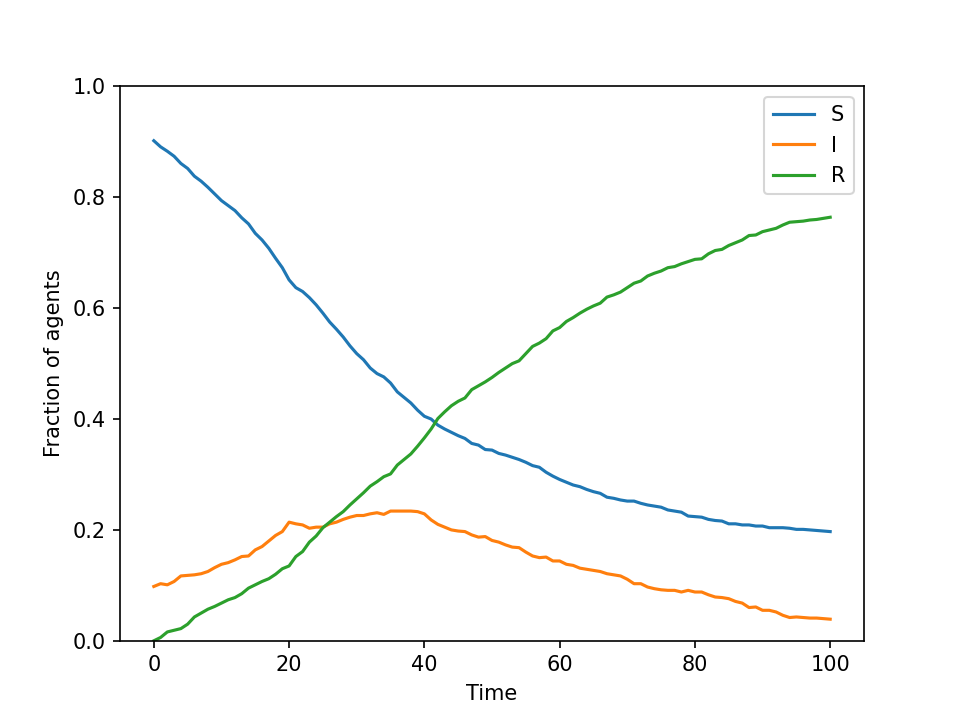

Recreate this plot in Python.
import torch
import networkx
import torch_geometric


class SIR(torch.nn.Module):
    def __init__(self, graph: networkx.Graph, n_timesteps: int, device: str = "cpu"):
        """
        Implements a differentiable SIR model on a graph.

        **Arguments:**

        - `graph`: a networkx graph
        - `n_timesteps`: the number of timesteps to run the model for
        - `device` : device to use (eg. "cpu" or "cuda:0")
        """
        super().__init__()
        self.n_timesteps = n_timesteps
        # convert graph from networkx to pytorch geometric
        self.graph = torch_geometric.utils.convert.from_networkx(graph).to(device)
        self.mp = SIRMessagePassing(aggr="add", node_dim=-1)

    def sample_bernoulli_gs(self, probs: torch.Tensor, tau: float = 0.1):
        """
        Samples from a Bernoulli distribution in a diferentiable way using Gumble-Softmax

        **Arguments:**

        - probs: a tensor of shape (n,) containing the probabilities of success for each trial
        - tau: the temperature of the Gumble-Softmax distribution
        """
        logits = torch.vstack((probs, 1 - probs)).T.log()
        gs_samples = torch.nn.functional.gumbel_softmax(logits, tau=tau, hard=True)
        return gs_samples[:, 0]

    def initialize(self, initial_fraction_infected):
        """
        Initializes the model setting the adequate number of initial infections.

        **Arguments**:

        - `initial_fraction_infected`: the fraction of infected agents at the beginning of the simulation
        """
        n_agents = self.graph.num_nodes
        # sample the initial infected nodes
        probs = initial_fraction_infected * torch.ones(n_agents, device=params.device)
        new_infected = self.sample_bernoulli_gs(probs)
        # set the initial state
        infected = new_infected
        susceptible = 1 - new_infected
        recovered = torch.zeros(n_agents, device=params.device)
        x = torch.vstack((infected, susceptible, recovered))
        return x.reshape(1, 3, n_agents)

    def step(self, beta, gamma, delta_t, x: torch.Tensor):
        """
        Runs the model forward for one timestep.

        **Arguments**:

        - `beta`: the infection probability
        - `gamma`: the recovery probability 
        - x: a tensor of shape (3, n_agents) containing the infected, susceptible, and recovered counts.
        """
        infected, susceptible, recovered = x[-1]
        # Get number of infected neighbors per node, return 0 if node is not susceptible.
        n_infected_neighbors = self.mp(self.graph.edge_index, infected, susceptible)
        n_neighbors = self.mp(self.graph.edge_index, torch.ones(len(infected)), torch.ones(len(susceptible)))
        # each contact has a beta chance of infecting a susceptible node
        prob_infection = 1.0 - torch.exp(-beta * n_infected_neighbors / n_neighbors * delta_t)
        prob_infection = torch.clip(prob_infection, min=1e-10, max=1.0)
        # sample the infected nodes
        new_infected = self.sample_bernoulli_gs(prob_infection)
        # sample recoverd people
        prob_recovery = gamma * infected
        prob_recovery = torch.clip(prob_recovery, min=1e-10, max=1.0)
        new_recovered = self.sample_bernoulli_gs(prob_recovery)
        # update the state of the agents
        infected = infected + new_infected - new_recovered
        susceptible = susceptible - new_infected
        recovered = recovered + new_recovered
        x = torch.vstack((infected, susceptible, recovered)).reshape(1, 3, -1)
        return x

    def observe(self, x: torch.Tensor):
        """
        Returns the total number of infected and recovered agents per time-step

        **Arguments**:

        - x: a tensor of shape (3, n_agents) containing the infected, susceptible, and recovered counts.
        """
        return [x[:, 0, :].sum(1), x[:,1, :].sum(1), x[:, 2, :].sum(1)]


class SIRMessagePassing(torch_geometric.nn.conv.MessagePassing):
    """
    Class used to pass messages between agents about their infected status.
    """

    def forward(
        self,
        edge_index: torch.Tensor,
        infected: torch.Tensor,
        susceptible: torch.Tensor,
    ):
        """
        Computes the sum of the product between the node's susceptibility and the neighbors' infected status.

        **Arguments**:

        - edge_index: a tensor of shape (2, n_edges) containing the edge indices
        - infected: a tensor of shape (n_nodes,) containing the infected status of each node
        - susceptible: a tensor of shape (n_nodes,) containing the susceptible status of each node
        """
        return self.propagate(edge_index, x=infected, y=susceptible)

    def message(self, x_j, y_i):
        return x_j * y_i


if __name__ == "__main__":
    import argparse
    import matplotlib.pyplot as plt

    parser = argparse.ArgumentParser()
    parser.add_argument("--device", type=str, default="cpu")
    parser.add_argument("--n_timesteps", type=int, default=100)
    parser.add_argument("--n_agents", type=int, default=1000)
    parser.add_argument("--initial_fraction_infected", type=float, default=0.1)
    parser.add_argument("--beta", type=float, default=0.1)
    parser.add_argument("--gamma", type=float, default=0.05)
    parser.add_argument("--delta_t", type=float, default=1.0)

    params = parser.parse_args()

    # create a random graph
    #graph = networkx.erdos_renyi_graph(params.n_agents, 0.1)
    graph = networkx.complete_graph(params.n_agents)

    # create the model
    model = SIR(graph, params.n_timesteps, params.device)
    # initialize the model
    x = model.initialize(params.initial_fraction_infected)
    # run the model
    infected_per_day, susceptible_per_day, recovered_per_day = model.observe(x)
    for _ in range(params.n_timesteps):
        x = model.step(params.beta, params.gamma, params.delta_t, x)
        # get the observations
        infected, susceptible, recovered = model.observe(x)
        infected_per_day = torch.cat((infected_per_day, infected))
        susceptible_per_day = torch.cat((susceptible_per_day, susceptible))
        recovered_per_day = torch.cat((recovered_per_day, recovered))

    # plot the results
    plt.plot(susceptible_per_day / params.n_agents, label="S")
    plt.plot(infected_per_day / params.n_agents, label="I")
    plt.plot(recovered_per_day / params.n_agents, label="R")
    plt.xlabel("Time")
    plt.ylabel("Fraction of agents")
    plt.ylim(0,1)
    plt.legend()
    plt.savefig("sir_agents_torch.png", dpi=150)
    #plt.show()




